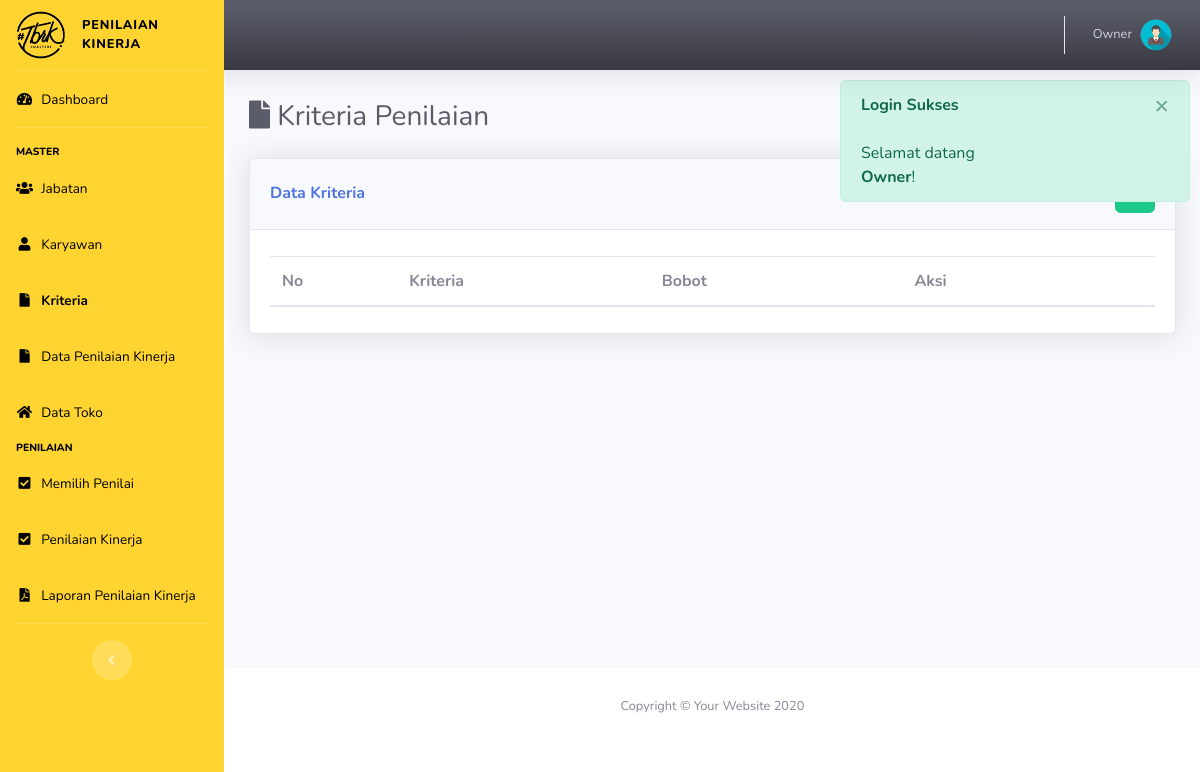
The app's page /index.php?p=kriteria (signed in), older data.
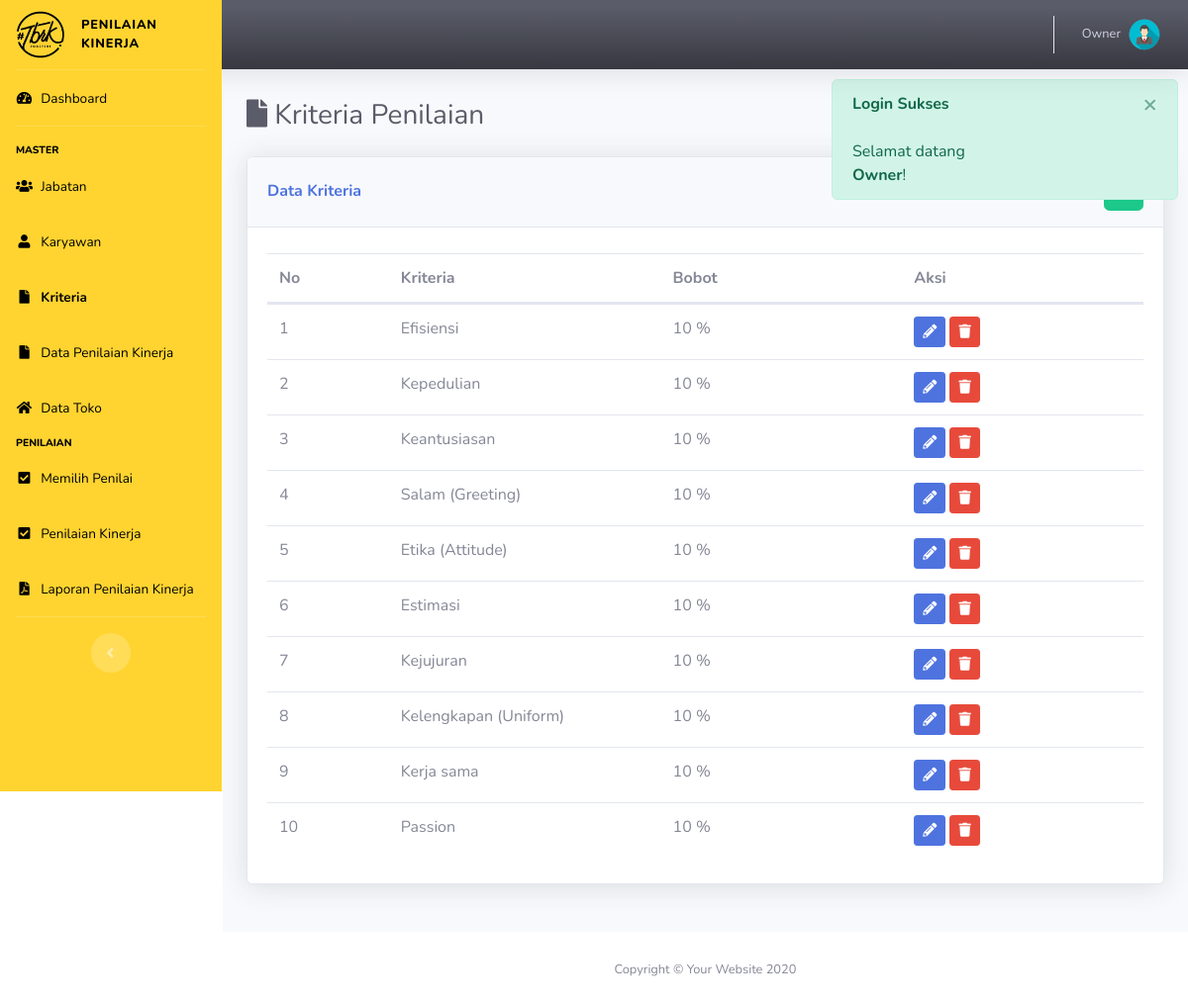
The same page, newer data.
### tables this page shows
CREATE TABLE IF NOT EXISTS `kriteria` (
  `id_kriteria` int(11) NOT NULL AUTO_INCREMENT,
  `nama_kriteria` varchar(200) DEFAULT NULL,
  `bobot` double DEFAULT NULL,
  PRIMARY KEY (`id_kriteria`)
);

### pages/kriteria.php (the view, shortened to what this page needs)
<div class="d-sm-flex align-items-center justify-content-between mb-4">
    <h1 class="h3 mb-0 text-gray-800"> <i class="fa fa-file"></i> Kriteria Penilaian </h1>
</div>
<?php
	$ket = "Data";
?>
<div class="row row_angket">
	<div class="col mb-4">
		<div class="card shadow mb-4">
            <div class="card-header py-3 d-flex flex-row align-items-center justify-content-between">
                <h6 class="m-0 font-weight-bold text-primary"><?= ucfirst($ket); ?> Kriteria</h6>
                <?php
                if(!isset($_GET['ket'])){
                ?>
                <div class="dropdown no-arrow">
                    <a href="index.php?p=kriteria&ket=tambah" class="btn btn-success" data-toggle="tooltip" data-placement="top" title="Tambah Data"><i class="fa fa-plus"></i></a>
                </div>
            	<?php } ?>
            </div>
            <div class="card-body">
            <?php
            	if(!isset($form)):
            ?>
            	<table class="table dataTable">
            		<thead>
            			<tr>
            				<th width="5%">No</th>
            				<th width="10%">Kriteria</th>
                            <th width="10%">Bobot</th>
            				<th width="10%">Aksi</th>
            			</tr>
            		</thead>
            		<tbody>
            		<?php
            			$i=0;
            			$sql = "SELECT * FROM kriteria";
            			$q = mysqli_query($con, $sql);
            			while($row = mysqli_fetch_array($q)):
            		?>
            			<tr>
            				<td><?= ++$i; ?></td>
            				<td><?= $row['nama_kriteria']; ?></td>
                            <td><?= $row['bobot']; ?> %</td>
            				<td>
            					<a href="index.php?p=kriteria&ket=ubah&id=<?= $row['id_kriteria'] ?>" class="btn btn-sm btn-primary" data-toggle="tooltip" data-placement="top" title="Ubah Data"><i class="fa fa-pencil-alt"></i></a>
                                <button type="button" class="btn btn-sm btn-danger btn-hapus" data-id="<?= $row['id_kriteria'] ?>" data-toggle="tooltip" data-placement="top" title="Hapus">
                                    <i class="fa fa-trash"></i>
                                </button>
            				</td>
            			</tr>
            		<?php endwhile; ?>
            		</tbody>
            	</table>
            	<?php endif; ?>
            </div>
        </div>
    </div>
</div>

### index.php (shortened to what this page needs)
<!DOCTYPE html>
<html lang="en">
<head>
    <link href="assets/vendor/fontawesome-free/css/all.min.css" rel="stylesheet" type="text/css">
    <link href="assets/css/sb-admin-2.css" rel="stylesheet">
    <link href="assets/css/style.css" rel="stylesheet">
    <link href="assets/vendor/datatables/dataTables.bootstrap4.min.css" rel="stylesheet">
</head>
<body id="page-top">
    <div id="wrapper">
        <ul class="navbar-nav sidebar sidebar-dark accordion" style="background-color: #ffd430" id="accordionSidebar">
            <a class="sidebar-brand d-flex align-items-center justify-content-center" style="color: black" href="index.php">
                <img src="assets/img/logo.png" alt="Logo" width="50px">
                <div class="sidebar-brand-text mx-3" style="text-align:left;font-size: 0.8em;">Penilaian Kinerja</div>
            </a>
            <hr class="sidebar-divider my-0">
            <li class="nav-item" id="home">
                <a class="nav-link" href="index.php" style="color: black">
                    <i class="fas fa-fw fa-tachometer-alt" style="color: black"></i>
                    <span>Dashboard</span>
                </a>
            </li>
            <hr class="sidebar-divider">
            <?php if($_SESSION['type']==2):?>
            <div class="sidebar-heading" style="color: black">
                Master
            </div>
            <li class="nav-item" id="jenis_user">
                <a class="nav-link" href="index.php?p=jenis_user" style="color: black">
                    <i class="fas fa-fw fa-users" style="color: black"></i>
                    <span>Jabatan</span>
                </a>
            </li>
            <li class="nav-item" id="user">
                <a class="nav-link" href="index.php?p=user" style="color: black">
                    <i class="fas fa-fw fa-user" style="color: black"></i>
                    <span>Karyawan</span>
                </a>
            </li>
            <li class="nav-item" id="kriteria">
                <a class="nav-link" href="index.php?p=kriteria" style="color: black">
                    <i class="fas fa-fw fa-file" style="color: black"></i>
                    <span>Kriteria</span>
                </a>
            </li>
            <li class="nav-item" id="jenis_kompetensi">
                <a class="nav-link" href="index.php?p=jenis_kompetensi" style="color: black">
                    <i class="fas fa-fw fa-file" style="color: black"></i>
                    <span>Data Penilaian Kinerja</span>
                </a>
            </li>
            <li class="nav-item" id="jenis_kompetensi">
                <a class="nav-link" href="index.php?p=toko" style="color: black">
                    <i class="fas fa-fw fa-home" style="color: black"></i>
                    <span>Data Toko</span>
                </a>
            </li>
            <div class="sidebar-heading" style="color: black;">
                Penilaian
            </div>
            <li class="nav-item" id="memilihpen">
                <a class="nav-link" href="index.php?p=memilihpen" style="color: black">
                    <i class="fas fa-fw fa-check-square" style="color: black"></i>
                    <span>Memilih Penilai</span>
                </a>
            </li>
            <li class="nav-item" id="melakukanpen">
                <a class="nav-link" href="index.php?p=melakukanpen" style="color: black">
                    <i class="fas fa-fw fa-check-square" style="color: black"></i>
                    <span>Penilaian Kinerja</span>
                </a>
            </li>
            <li class="nav-item" id="laporan">
                <a class="nav-link" href="index.php?p=laporan" style="color: black">
                    <i class="fas fa-fw fa-file-pdf" style="color: black"></i>
                    <span>Laporan Penilaian Kinerja</span>
                </a>
            </li>
            <hr class="sidebar-divider">
            <?php endif; ?>
            <div class="text-center d-none d-md-inline">
                <button class="rounded-circle border-0" id="sidebarToggle"></button>
            </div>
        </ul>
        <div id="content-wrapper" class="d-flex flex-column">
            <div id="content">
                <nav class="navbar navbar-expand navbar-light bg-gradient-dark topbar mb-4 static-top shadow">
                    <ul class="navbar-nav ml-auto">
                    <li class="nav-item dropdown no-arrow">
                        <a class="nav-link dropdown-toggle" href="#" id="userDropdown" role="button" data-toggle="dropdown" aria-haspopup="true" aria-expanded="false">
                            <span class="mr-2 d-none d-lg-inline text-warning-600 small"><?= $_SESSION['name']; ?></span>
                            <?php if($_SESSION['type']==0): ?>
                            <img class="img-profile rounded-circle" src="assets/img/user.png">
                            <?php elseif($_SESSION['type']==1 || $_SESSION['type']==2 || $_SESSION['type']==3): ?>
                            <img class="img-profile rounded-circle" src="assets/img/teacher.png">
                            <?php elseif($_SESSION['type']==4): ?>
                            <img class="img-profile rounded-circle" src="assets/img/student.png">
                            <?php endif; ?>
                        </a>
                    </li>
                </ul>
            </nav>
            <div class="container-fluid main-content">
            <?php
                $dir = "pages";
                $pages = scandir($dir);
                unset($pages[0],$pages[1]);
                if(isset($_GET['p'])){
                    $p = $_GET['p'].".php";
                    if(in_array($p, $pages)){
                        include "$dir/$p";
                    }else{
                        include "$dir/404.php";
                    }
                }else{
                    include "$dir/home.php";
                }
            ?>
            </div>
          </div>
            <footer class="sticky-footer bg-white">
                <div class="container my-auto">
                    <div class="copyright text-center my-auto">
                        <span>Copyright &copy; Your Website 2020</span>
                    </div>
                </div>
            </footer>
        </div>
    </div>
    <?php if(isset($_SESSION["flash"])){ ?>
    <div class="alert alert-<?= $_SESSION["flash"]["type"]; ?> alert-dismissible fade show" role="alert">
        <strong><?= $_SESSION["flash"]["head"]; ?></strong><br><?= $_SESSION["flash"]["msg"]; ?>
        <button type="button" class="close" data-dismiss="alert" aria-label="Close">
            <span aria-hidden="true">&times;</span>
        </button>
    </div>
    <?php unset($_SESSION['flash']); } ?>
</body>
</html>

### assets/css/style.css (style rules this page uses)
.alert { position: fixed; top: 80px; right: 10px; width: 350px; }

Row changes from the older to the newer data that the page shows:
added kriteria: nama_kriteria "Efisiensi", bobot "10"
added kriteria: nama_kriteria "Kepedulian", bobot "10"
added kriteria: nama_kriteria "Keantusiasan", bobot "10"
added kriteria: nama_kriteria "Salam (Greeting)", bobot "10"
added kriteria: nama_kriteria "Etika (Attitude)", bobot "10"
added kriteria: nama_kriteria "Estimasi", bobot "10"
added kriteria: nama_kriteria "Kejujuran", bobot "10"
added kriteria: nama_kriteria "Kelengkapan (Uniform)", bobot "10"
added kriteria: nama_kriteria "Kerja sama", bobot "10"
added kriteria: nama_kriteria "Passion", bobot "10"
